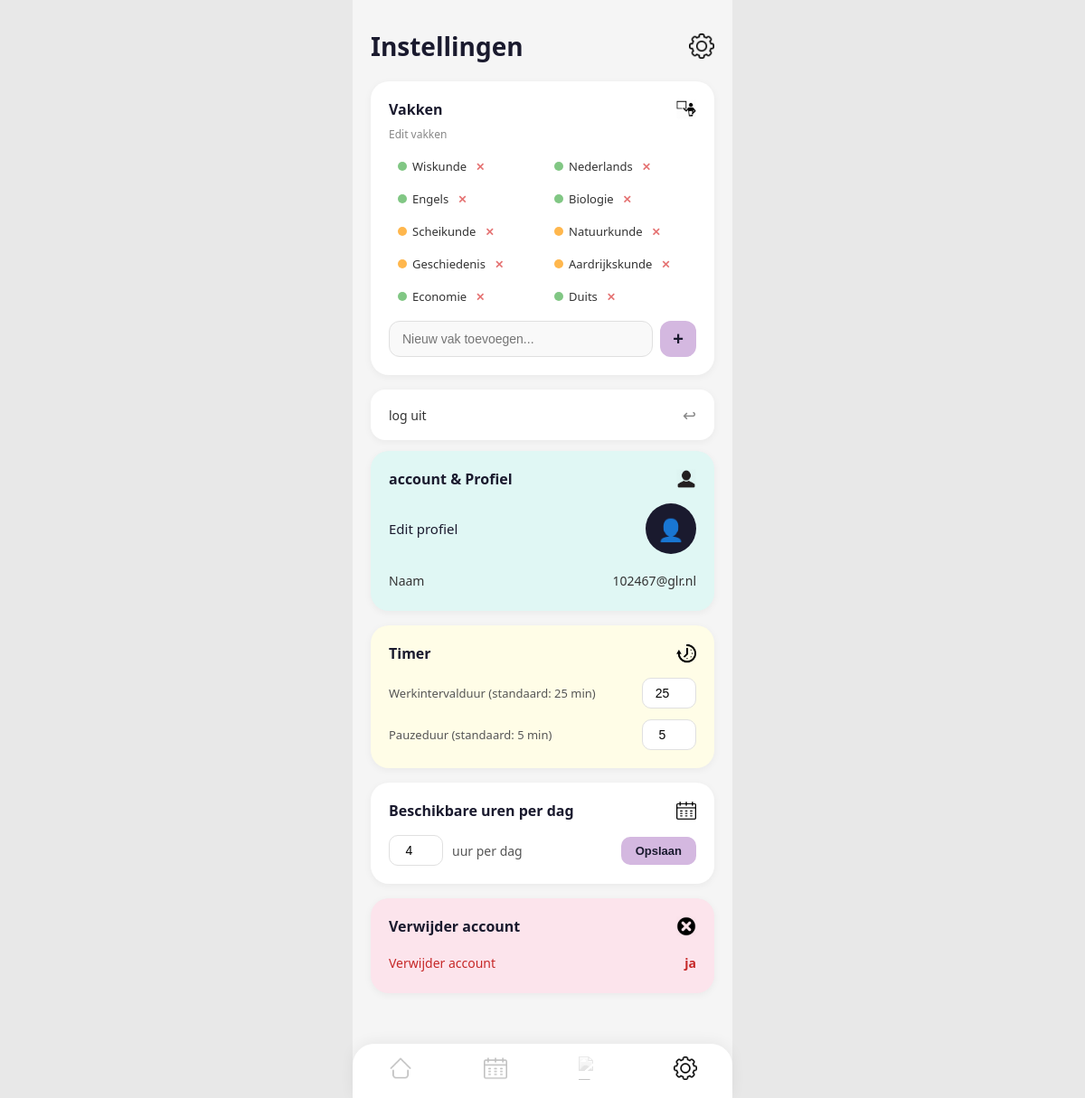
/instellingen (signed in), run on the app's committed database.
### tables this page shows
CREATE TABLE vakken (
            id INTEGER PRIMARY KEY AUTOINCREMENT,
            user_id INTEGER NOT NULL,
            naam TEXT NOT NULL,
            FOREIGN KEY (user_id) REFERENCES users(id)
        );

CREATE TABLE users (
            id INTEGER PRIMARY KEY AUTOINCREMENT,
            username TEXT NOT NULL UNIQUE,
            password TEXT NOT NULL,
            email TEXT,
            telefoonnummer TEXT,
            foto TEXT
        );

### app.py (the view, shortened to what this page needs)
@app.route("/instellingen", methods=["GET", "POST"])
def instellingen():
    if not ingelogd():
        return redirect(url_for("login"))
    db = get_db()
    vakken = db.execute(
        "SELECT * FROM vakken WHERE user_id = ?",
        (session["user_id"],)
    ).fetchall()
    instelling = db.execute(
        "SELECT * FROM instellingen WHERE user_id = ?",
        (session["user_id"],)
    ).fetchone()
    user = db.execute(
        "SELECT * FROM users WHERE id = ?",
        (session["user_id"],)
    ).fetchone()
    return render_template("settings.html", vakken=vakken, instellingen=instelling, user=user)

### app.py (called while the page is built)
def ingelogd():
    return "user_id" in session

### database.py (called while the page is built)
def get_db():
    conn = sqlite3.connect("studybuddy.db")
    conn.row_factory = sqlite3.Row
    return conn

### templates/settings.html (shortened to what this page needs)
{% extends "base.html" %}
{% block content %}
<div class="page">
  <div class="page-header">
    <h1>Instellingen</h1>
     <img src="{{ url_for('static', filename='media/settings.png') }}" alt="Instellingen">
  </div>
<div class="instellingen-sectie">
  <div class="sectie-header-row">
    <h2>Vakken</h2>
     <img src="{{ url_for('static', filename='media/classes.png') }}" alt="Instellingen">
  </div>
  <p class="sectie-subtitel">Edit vakken</p>
  {% if vakken %}
  <div class="vakken-grid">
    {% set kleuren = ['groen', 'groen', 'groen', 'groen', 'oranje', 'oranje', 'oranje', 'oranje'] %}
    {% for vak in vakken %}
    <div class="vak-chip">
      <span class="vak-dot {{ kleuren[loop.index0 % 8] }}"></span>
      <span>{{ vak['naam'] }}</span>
      <a href="{{ url_for('vak_verwijderen', vak_id=vak['id']) }}"
         class="vak-delete" onclick="return confirm('Vak verwijderen?')">✕</a>
    </div>
    {% endfor %}
  </div>
  {% endif %}
  <form method="POST" class="vak-form">
    <input type="text" name="vak_naam" placeholder="Nieuw vak toevoegen..." required>
    <button type="submit">+</button>
  </form>
</div>
  <div class="instellingen-rij-kaart">
    <a href="{{ url_for('logout') }}" class="instellingen-rij">
      <span>log uit</span>
      <span class="rij-icon">↩</span>
    </a>
  </div>
   <div class="instellingen-sectie profiel-sectie">
  <div class="sectie-header-row">
    <h2>account & Profiel</h2>
     <img src="{{ url_for('static', filename='media/account.png') }}" alt="Instellingen">
  </div>
  <a href="{{ url_for('profiel') }}" class="profiel-edit-rij">
  <span class="profiel-edit-tekst">Edit profiel</span>
  {% if user and user['foto'] %}
    <img src="{{ url_for('static', filename='uploads/' + user['foto']) }}"
         class="avatar-foto-klein" alt="Profielfoto">
  {% else %}
    <div class="profiel-avatar-groot">👤</div>
  {% endif %}
</a>
  <div class="profiel-info-rijen">
    <div class="profiel-info-rij">
      <span class="profiel-label">Naam</span>
      <span class="profiel-waarde">{{ session['username'] }}</span>
    </div>
  </div>
</div>
  <div class="instellingen-sectie timer-sectie">
    <div class="sectie-header-row">
      <h2>Timer</h2>
       <img src="{{ url_for('static', filename='media/timer.png') }}" alt="Instellingen">
    </div>
    <div class="timer-instellingen">
      <div class="timer-rij">
        <span>Werkintervalduur (standaard: 25 min)</span>
        <input type="number" id="werkTijdInput" min="1" max="60" value="25"
               onchange="updateTimer('werk', this.value)">
      </div>
      <div class="timer-rij">
        <span>Pauzeduur (standaard: 5 min)</span>
        <input type="number" id="pauzeInput" min="1" max="30" value="5"
               onchange="updateTimer('pauze', this.value)">
      </div>
    </div>
  </div>
  <div class="instellingen-sectie">
    <div class="sectie-header-row">
      <h2>Beschikbare uren per dag</h2>
       <img src="{{ url_for('static', filename='media/calendar.png') }}" alt="Instellingen">
    </div>
    <form method="POST">
      <div class="uren-row">
        <input type="number" name="uren_per_dag" min="1" max="12"
               value="{{ instellingen['uren_per_dag'] if instellingen else 4 }}">
        <span>uur per dag</span>
        <button type="submit" class="btn-opslaan">Opslaan</button>
      </div>
    </form>
  </div>
  <div class="instellingen-sectie verwijder-sectie">
    <div class="sectie-header-row">
      <h2>Verwijder account</h2>
       <img src="{{ url_for('static', filename='media/delete.png') }}" alt="Instellingen">
    </div>
    <a href="#" class="verwijder-rij" onclick="return confirm('Weet je zeker dat je je account wilt verwijderen?')">
      <span>Verwijder account</span>
      <span class="verwijder-waarde">ja</span>
    </a>
  </div>
  <nav class="navbar">
    <a href="{{ url_for('dashboard') }}" class="nav-item active">
        <img src="{{ url_for('static', filename='media/home.png') }}" alt="Home">
    </a>
    <a href="{{ url_for('schema') }}" class="nav-item">
        <img src="{{ url_for('static', filename='media/calendar.png') }}" alt="Schema">
    </a>
    <a href="{{ url_for('taken') }}" class="nav-item">
        <img src="{{ url_for('static', filename='media/books.png') }}" alt="Taken">
    </a>
    <a href="{{ url_for('instellingen') }}" class="nav-item">
        <img src="{{ url_for('static', filename='media/settings.png') }}" alt="Instellingen">
    </a>
  </nav>
</div>
{% endblock %}

### templates/base.html (shortened to what this page needs)
<!DOCTYPE html>
<html lang="en">
<head>
    <link rel="stylesheet" href="{{ url_for('static', filename='css/style.css') }}">
</head>
<body>
    {% block content %}{% endblock %}
</body>
</html>

### data on the page
vakken: naam "Wiskunde"
vakken: naam "Nederlands"
vakken: naam "Engels"
vakken: naam "Biologie"
vakken: naam "Scheikunde"
vakken: naam "Natuurkunde"
vakken: naam "Geschiedenis"
vakken: naam "Aardrijkskunde"
vakken: naam "Economie"
vakken: naam "Duits"
users: username "102467@glr.nl"
